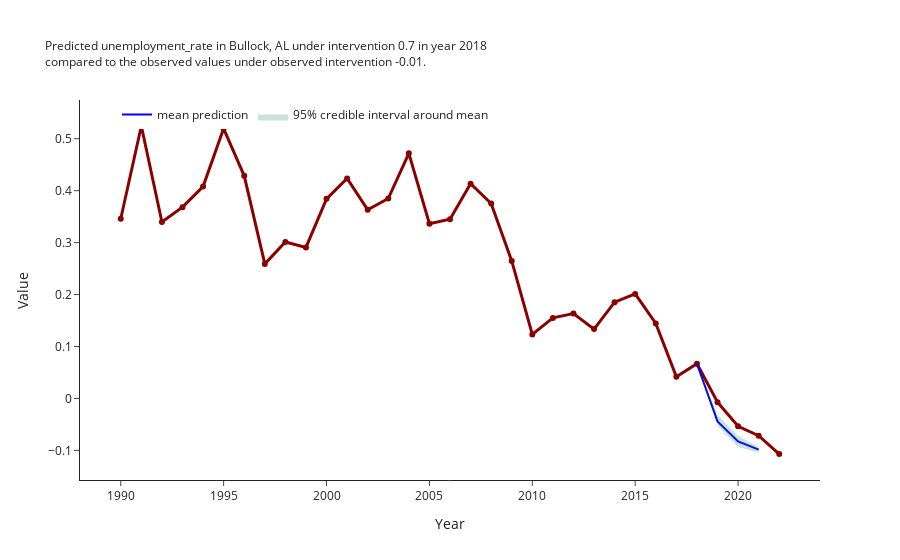

Here is the notebook cell this chart was saved with:
### Code cell
profiler_basic = cProfile.Profile()

profiler_basic.enable()
basic_run()
profiler_basic.disable()

# confirming that the time consuming moves involve the model
# gettign samples, etc.
profiler_basic.print_stats(sort="cumulative")

# note: restricting sites to tau drops time from 8s to 5s.

### Figure 1 — Plotly figure (JSON) as saved in the notebook; plotly's stock layout.template omitted (floating-point values rounded to 4 significant figures)
{"data": [{"line": {"color": "darkred", "width": 3}, "mode": "lines+markers", "name": "Bullock County, AL", "showlegend": false, "text": "Bullock County, AL", "textposition": "top right", "type": "scatter", "x": [1990, 1991, 1992, 1993, 1994, 1995, 1996, 1997, 1998, 1999, 2000, 2001, 2002, 2003, 2004, 2005, 2006, 2007, 2008, 2009, 2010, 2011, 2012, 2013, 2014, 2015, 2016, 2017, 2018, 2019, 2020, 2021, 2022], "y": [0.346, 0.5245, 0.3397, 0.3682, 0.4079, 0.5195, 0.4286, 0.2591, 0.3013, 0.2908, 0.3843, 0.4236, 0.3632, 0.3848, 0.4718, 0.3363, 0.345, 0.4135, 0.3754, 0.2648, 0.1233, 0.1551, 0.1633, 0.1336, 0.1854, 0.2012, 0.1443, 0.04157, 0.06679, -0.007095, -0.05349, -0.0718, -0.107]}, {"line": {"color": "blue", "width": 2}, "mode": "lines", "name": "mean prediction", "text": [0.06679, -0.04414, -0.08261, -0.0986], "type": "scatter", "x": ["2018", "2019", "2020", "2021"], "y": [0.06679, -0.04414, -0.08261, -0.0986]}, {"fill": "toself", "fillcolor": "rgba(0,100,80,0.2)", "line": {"color": "rgba(255,255,255,0)"}, "name": "95% credible interval around mean", "type": "scatter", "x": ["2018", "2019", "2020", "2021", "2021", "2020", "2019", "2018"], "y": [0.06679, -0.03166, -0.07215, -0.09349, -0.1044, -0.09337, -0.05231, 0.06679]}], "layout": {"legend": {"orientation": "h", "traceorder": "normal", "x": 0.05, "y": 1}, "title": {"font": {"size": 12}, "text": "Predicted unemployment_rate in Bullock, AL under intervention 0.7 in year 2018<br>compared to the observed values under observed intervention -0.01."}, "xaxis": {"title": {"text": "Year"}}, "yaxis": {"range": [-0.157, 0.5745], "title": {"text": "Value"}}}}
